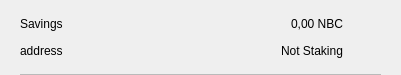
<?xml version="1.0" encoding="UTF-8"?>
<ui version="4.0">
 <class>CSRow</class>
 <widget class="QWidget" name="CSRow">
  <property name="geometry">
   <rect>
    <x>0</x>
    <y>0</y>
    <width>401</width>
    <height>75</height>
   </rect>
  </property>
  <property name="windowTitle">
   <string>Form</string>
  </property>
  <layout class="QVBoxLayout" name="verticalLayout">
   <property name="spacing">
    <number>0</number>
   </property>
   <property name="leftMargin">
    <number>20</number>
   </property>
   <property name="topMargin">
    <number>10</number>
   </property>
   <property name="rightMargin">
    <number>20</number>
   </property>
   <property name="bottomMargin">
    <number>0</number>
   </property>
   <item>
    <widget class="QWidget" name="info" native="true">
     <property name="minimumSize">
      <size>
       <width>0</width>
       <height>0</height>
      </size>
     </property>
     <layout class="QHBoxLayout" name="horizontalLayout_3">
      <property name="leftMargin">
       <number>0</number>
      </property>
      <property name="topMargin">
       <number>0</number>
      </property>
      <property name="rightMargin">
       <number>0</number>
      </property>
      <property name="bottomMargin">
       <number>10</number>
      </property>
      <item>
       <widget class="QWidget" name="container" native="true">
        <property name="minimumSize">
         <size>
          <width>0</width>
          <height>0</height>
         </size>
        </property>
        <layout class="QVBoxLayout" name="verticalLayout_2">
         <property name="spacing">
          <number>0</number>
         </property>
         <property name="leftMargin">
          <number>0</number>
         </property>
         <property name="topMargin">
          <number>0</number>
         </property>
         <property name="rightMargin">
          <number>0</number>
         </property>
         <property name="bottomMargin">
          <number>0</number>
         </property>
         <item>
          <layout class="QHBoxLayout" name="horizontalLayout">
           <item>
            <widget class="QLabel" name="labelName">
             <property name="text">
              <string>Savings</string>
             </property>
            </widget>
           </item>
           <item>
            <spacer name="horizontalSpacer">
             <property name="orientation">
              <enum>Qt::Horizontal</enum>
             </property>
             <property name="sizeHint" stdset="0">
              <size>
               <width>40</width>
               <height>20</height>
              </size>
             </property>
            </spacer>
           </item>
           <item>
            <widget class="QLabel" name="labelAmount">
             <property name="text">
              <string>0,00 NBC</string>
             </property>
            </widget>
           </item>
          </layout>
         </item>
         <item>
          <layout class="QHBoxLayout" name="horizontalLayout_2">
           <item>
            <widget class="QLabel" name="labelAddress">
             <property name="text">
              <string>address</string>
             </property>
            </widget>
           </item>
           <item>
            <spacer name="horizontalSpacer_2">
             <property name="orientation">
              <enum>Qt::Horizontal</enum>
             </property>
             <property name="sizeHint" stdset="0">
              <size>
               <width>40</width>
               <height>20</height>
              </size>
             </property>
            </spacer>
           </item>
           <item>
            <widget class="QLabel" name="labelStaking">
             <property name="text">
              <string>Not Staking</string>
             </property>
            </widget>
           </item>
          </layout>
         </item>
        </layout>
       </widget>
      </item>
      <item alignment="Qt::AlignHCenter|Qt::AlignVCenter">
       <widget class="QPushButton" name="pushButtonMenu">
        <property name="minimumSize">
         <size>
          <width>24</width>
          <height>24</height>
         </size>
        </property>
        <property name="maximumSize">
         <size>
          <width>32</width>
          <height>32</height>
         </size>
        </property>
        <property name="focusPolicy">
         <enum>Qt::NoFocus</enum>
        </property>
        <property name="styleSheet">
         <string notr="true">border:none; background-color:transparent;</string>
        </property>
        <property name="text">
         <string/>
        </property>
        <property name="icon">
         <iconset>
          <normaloff>://ic-menu-hover</normaloff>://ic-menu-hover</iconset>
        </property>
        <property name="iconSize">
         <size>
          <width>24</width>
          <height>24</height>
         </size>
        </property>
       </widget>
      </item>
     </layout>
    </widget>
   </item>
   <item>
    <widget class="QLabel" name="lblDivisory">
     <property name="minimumSize">
      <size>
       <width>0</width>
       <height>1</height>
      </size>
     </property>
     <property name="maximumSize">
      <size>
       <width>16777215</width>
       <height>1</height>
      </size>
     </property>
     <property name="styleSheet">
      <string notr="true">background-color:#bababa;</string>
     </property>
     <property name="text">
      <string/>
     </property>
     <property name="alignment">
      <set>Qt::AlignBottom|Qt::AlignLeading|Qt::AlignLeft</set>
     </property>
    </widget>
   </item>
  </layout>
 </widget>
 <resources/>
 <connections/>
</ui>
